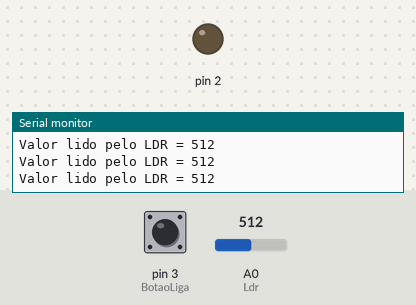
The sketch below on a simulated Arduino Uno, built with avr-gcc and run on an emulated ATmega328P. On the bench: output pins drawn as LEDs (lit = HIGH), the last lines printed to the serial monitor. The test bench sets the inputs (shaded band); at power-on: A0 (Ldr) = 512, pin 3 (BotaoLiga) LOW.

Above: at 1.2 s.
1.3 s: A0 (Ldr) set to 216
4.3 s: A0 (Ldr) set to 186
At 4.6 s:
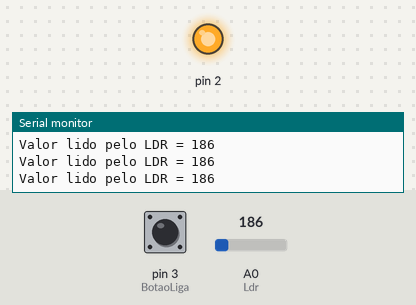
5.8 s: A0 (Ldr) set to 210
At 6.5 s:
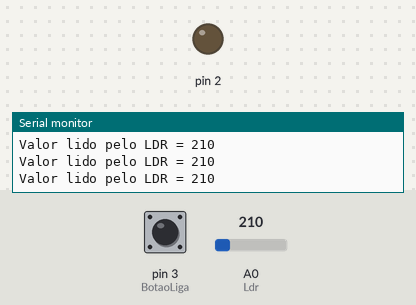
8.8 s: A0 (Ldr) set to 190
At 10.2 s:
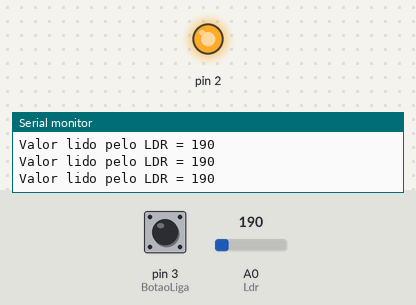
Timing chart, 0 to 11.8 s (numbered marks = the images above; inputs shaded):
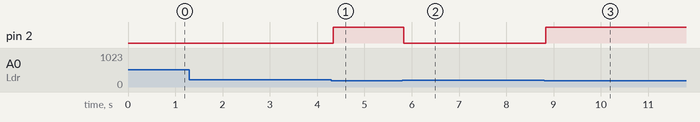

The sketch:

ldr.ino
```cpp
//sistema com eventos discretos

int Estado;
int BotaoLiga = 3;
int BotaoDesliga = 4;
int Ldr = A0;
int valorldr = 0;

void setup()
{
  pinMode(2, OUTPUT);
  pinMode(BotaoLiga, INPUT);
  pinMode(BotaoDesliga, INPUT);
  pinMode (Ldr, INPUT);

  Serial.begin(9600);

  Estado = 1; //Módulo de Inicialização
}

void loop()
{
  	valorldr = analogRead(Ldr);

  	Serial.print("Valor lido pelo LDR = ");
   	Serial.println(valorldr);

    //Módulo dinâmico
  	if (Estado == 1 && valorldr <= 200){Estado = 2;}
  	if (Estado == 2 && valorldr >= 200){Estado = 1;}
  	if (Estado == 1 && digitalRead(BotaoLiga)){Estado = 3;}
  	if (Estado == 3 && digitalRead(BotaoDesliga)){Estado = 1;}

    //Módulo de Ações
	if (Estado == 2) {digitalWrite(2, HIGH);}
  	if (Estado == 1) {digitalWrite(2, LOW);}
  	if (Estado == 3) {digitalWrite(2, HIGH);}

}
```

Measured:
- the behaviour switches between 200 and 199 on A0 (Ldr) (found by bisection; images 0 and 1)
- after the input at 4.3 s, pin 2: LOW → HIGH at once
- after the input at 5.8 s, pin 2: HIGH → LOW at once
- after the input at 8.8 s, pin 2: LOW → HIGH at once
